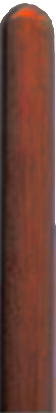
#> input picture mypys/resources/bara.png, 56 x 413 px, given in place of sky.png, which was not available
$ python hrznmkr.py   (Python 2 division)   (older library calls are emulated)
#> lines starting #> are read from the running program, lines starting #| are printed output that depends on the picture; pictures that were not available may be replaced by others from this repository, and a replacement may not be noted
# /usr/bin/env python3
# -*- coding: utf-8 -*-


# index points
import random
import uuid

import datetime

#posar a la image dades per a poder generar la imatge de nou
from PIL import Image, ImageDraw, ImageFont

from PIL import ImageFile
ImageFile.LOAD_TRUNCATED_IMAGES = True

CANVAS_NAME = 0
CANVAS_LEFT = 1
CANVAS_TOP = 2
CANVAS_WIDTH = 3
CANVAS_HEIGHT = 4
CANVAS_FILE_NAME = 5
CANVAS_COLOR = 6
#UBU
#resources = "/var/www/html/resources/"
#output = "/var/www/html/out/"/Users/lamaken/PycharmProjects/mypys

#ferhodinamic POSO NOM DEL L'ARXIU, DATA DE CREACIO
#MAC
resources = "/var/www/html/mypys/resources/"
output = "/var/www/html/mypys/out/"
# [6 lines of commented-out code are left out]

def random_color():
    levels = range(0, 255, 3)
    return tuple(random.choice(levels) for _ in range(3))


def random_interval(start, end):
#> in draw_canvas, `im = Image.new('RGB', canvas, self.backcolor)`: im: PIL image 1034x564 RGB; every value is 0
    if start == end:
        return start
    if end < start:
        result = random.choice(range(end, start))
    else:
        result = random.choice(range(start, end))
    return result


class Canvas(object):

    def __init__(self, canvas):
        self.name = canvas[CANVAS_NAME]
        self.left = canvas[CANVAS_LEFT]
        self.top = canvas[CANVAS_TOP]
        self.width = canvas[CANVAS_WIDTH]
        self.height = canvas[CANVAS_HEIGHT]
        self.file_name = canvas[CANVAS_FILE_NAME]
        self.color = canvas[CANVAS_COLOR]
        self.signature = self.name, self.left, self.top, self.width, self.height, self.file_name

        print('Canvas ', self.name, 'created')

    def draw_with_rectangles(self, draw):
        img_rectangle = ((self.width - 1, self.height - 1), (self.left + 1, self.top + 1))
        draw.rectangle(img_rectangle, fill=None, outline=(210, 130, 20, 255))

    def draw_with_images(self, hrzimg):
        img_size = (self.width - self.left, self.height - self.top)
        mask = Image.new('RGBA', img_size, self.color)
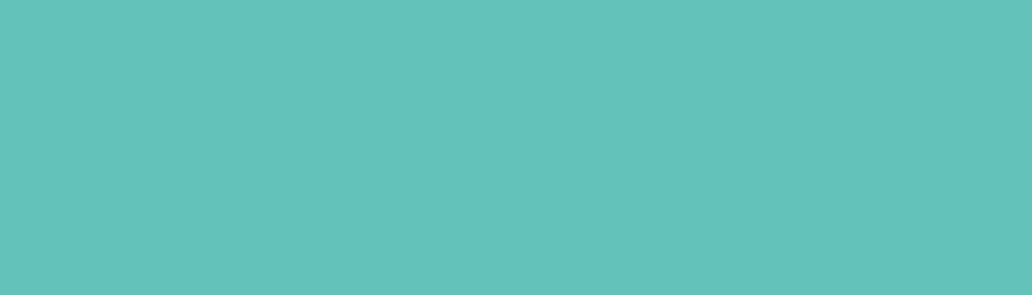
#> mask: PIL image 1032x295 RGBA; mean R, G, B, A 99, 195, 186, 255
        image = Image.open(resources + self.file_name).resize(img_size, Image.ANTIALIAS)
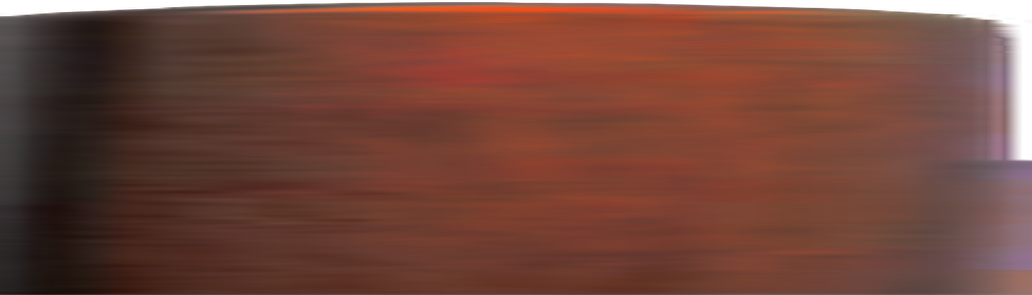
#> image: PIL image 1032x295 RGBA; mean R, G, B, A 106.7, 62.9, 51.5, 246.2; transparent parts drawn white
        canvas = Image.blend(mask, image, alpha=0.674)
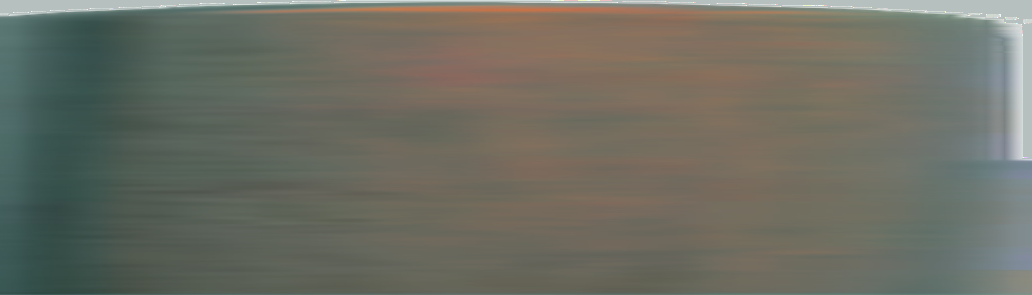
#> canvas: PIL image 1032x295 RGBA; mean R, G, B, A 103.7, 105.5, 94.9, 249; transparent parts drawn white
        hrzimg.paste(canvas, (self.left, self.top), image)
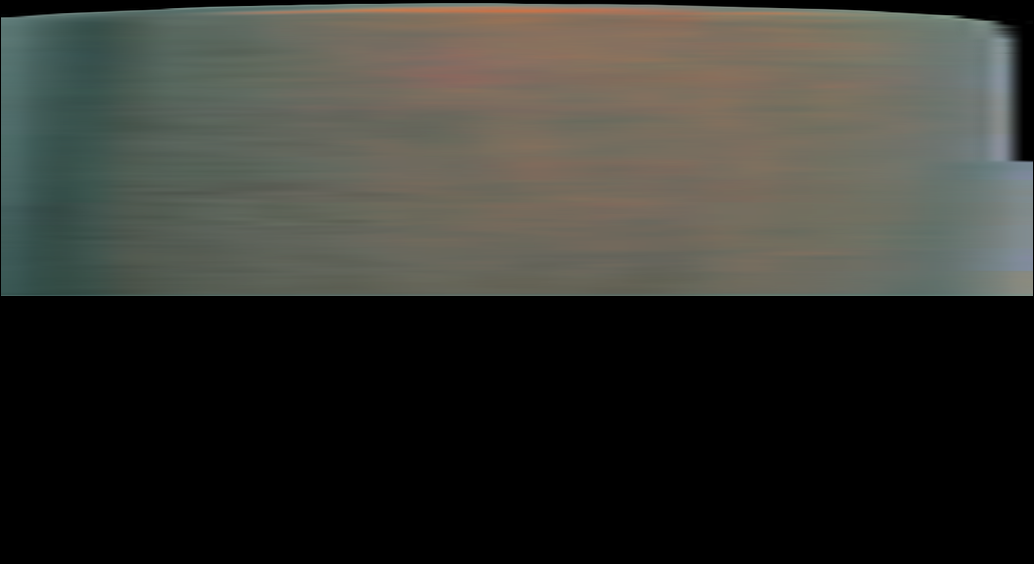
#> hrzimg: PIL image 1034x564 RGB; mean R, G, B 53, 53.5, 48

    def draw_with_text(self, draw):
        fnt = ImageFont.truetype('/usr/lib/jvm/java-8-oracle/jre/lib/fonts/LucidaSansRegular.ttf', 20)
        draw.text((self.left, self.top), self.name, font=fnt, fill=(255, 255, 255, 220))


class MainCanvas(object):
    def __init__(self, w, h):
        self.allCanvas = []
        self.unik = str(uuid.uuid4())[:8]
        self.height = h
        self.width = w
        self.backcolor = "black"

        print("MainCanvas start.")

    def get_filename(self):
        return output + self.unik + ".png"

    def draw_canvas(self):
        canvas = (self.width, self.height)
        im = Image.new('RGB', canvas, self.backcolor)  # transparent background color
        draw = ImageDraw.Draw(im)

        for index in range(len(self.allCanvas)):
            self.allCanvas[index].draw_with_images(im)
#> pass 2 of the loop in draw_canvas, `for index in range(len(self.allCanvas)):`:
#> in draw_with_images (call 2), `mask = Image.new('RGBA', img_size, self.color)`:
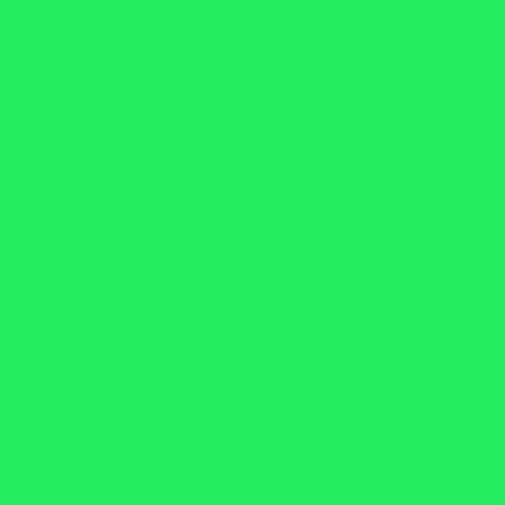
#> mask: PIL image 505x505 RGBA; mean R, G, B, A 36, 237, 96, 255
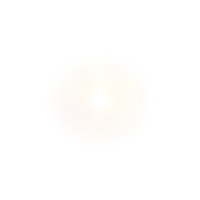
#> input picture mypys/resources/sun.png, 200 x 200 px, found by its file name
#> image: PIL image 505x505 RGBA
#> canvas: PIL image 505x505 RGBA
#> in draw_with_images (call 2), `hrzimg.paste(canvas, (self.left, self.top), image)`:
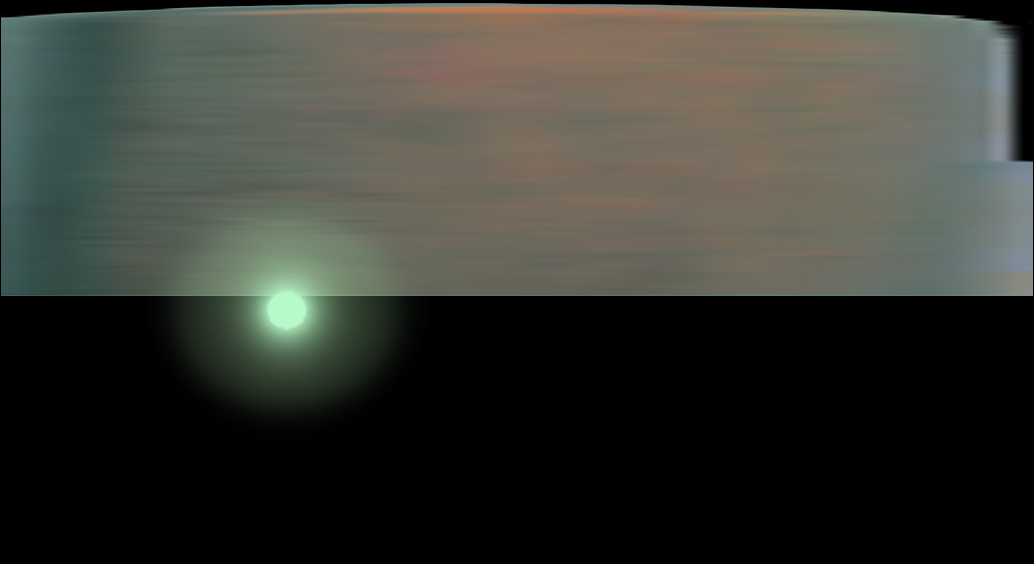
#> hrzimg: PIL image 1034x564 RGB; mean R, G, B 56, 57.6, 51
#> pass 3 of the loop in draw_canvas, `for index in range(len(self.allCanvas)):`:
#> in draw_with_images (call 3), `mask = Image.new('RGBA', img_size, self.color)`:
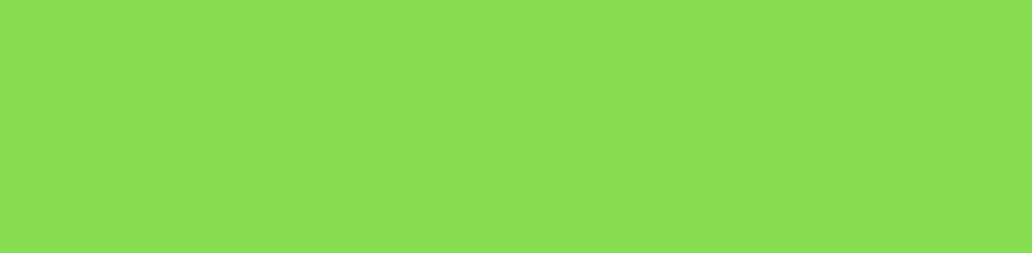
#> mask: PIL image 1032x253 RGBA; mean R, G, B, A 135, 222, 81, 255
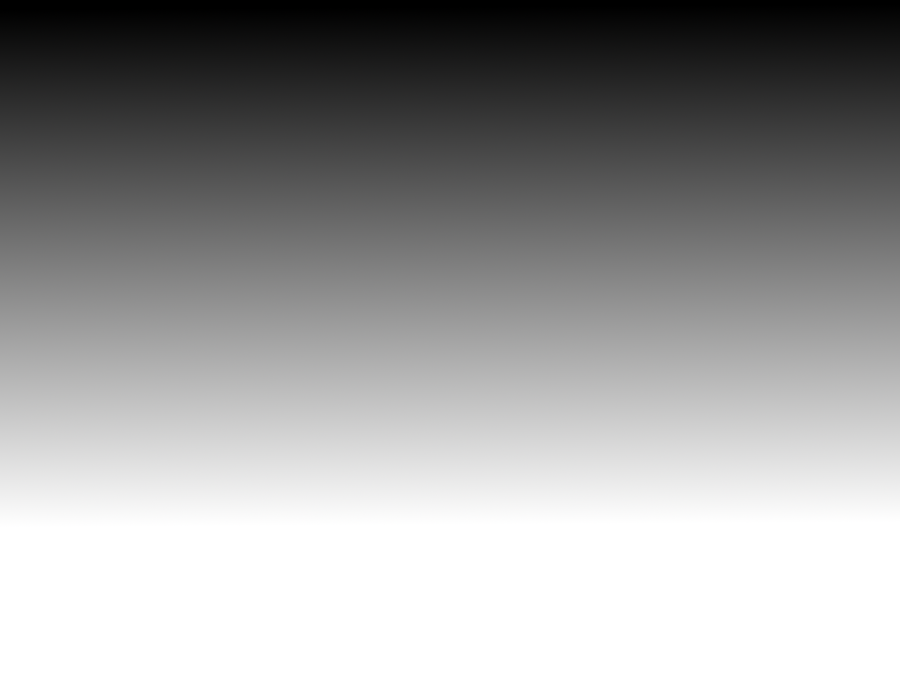
#> input picture mypys/resources/shadow.png, 1800 x 1350 px, found by its file name (shown at 1/2 size)
#> image: PIL image 1032x253 RGBA
#> canvas: PIL image 1032x253 RGBA
#> in draw_with_images (call 3), `hrzimg.paste(canvas, (self.left, self.top), image)`:
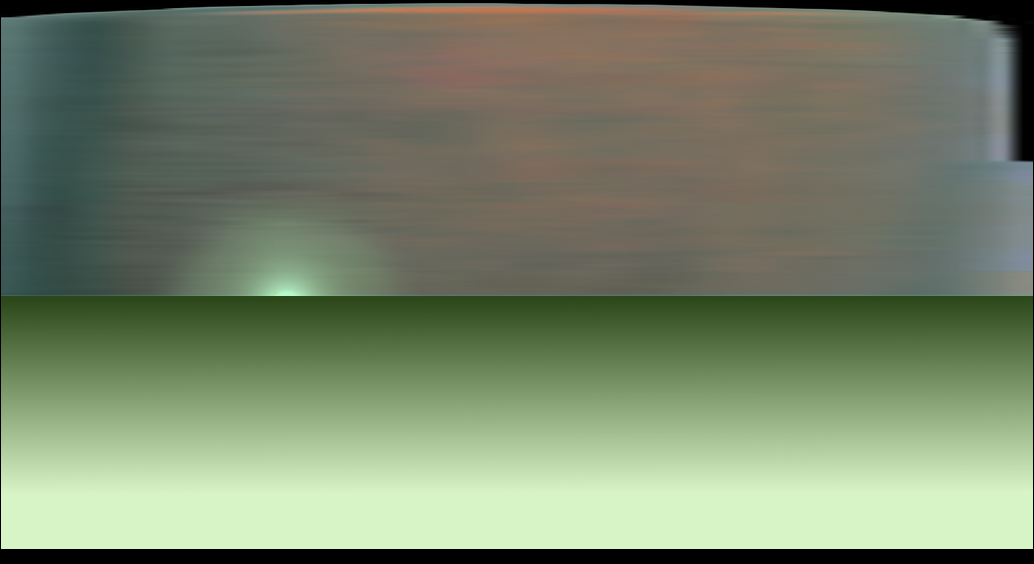
#> hrzimg: PIL image 1034x564 RGB; mean R, G, B 119.7, 133.4, 106.9
#> the loop made 8 passes; the first 3 are shown
            #self.allCanvas[index].draw_with_rectangles(draw)
            #self.allCanvas[index].draw_with_text(draw)

        #draw.text((self.width-97, self.height-13),"by hrznmkr ",fill=random_color())

        mydate = datetime.datetime.now().strftime("%A, %d. %B %Y")# %I:%M%p")
        draw.text((10, self.height - 13), mydate,fill=random_color())
        #draw.text((10   , self.height - 13), mydate + " / http://alkasoft.org/mypys/temp/" + self.unik+".png",fill=random_color())
        im.save(self.get_filename())
        im.show()
        del draw

        img_data = open(self.get_filename(), "rb").read()
        return img_data, 'inline; filename="' + self.unik + '.png"'

    def add(self, another_canvas):
        print "adding another canvas ... _ >> ", another_canvas.signature
        self.allCanvas.append(another_canvas)

    # H.M.T.
    # hand made tests


def genIm():

    BESTIDOR_1_FIGURA = (22, 16,"F1")
    BESTIDOR_1_PAISATGE = (22, 14,"P1")
    BESTIDOR_1_MARINA = (22, 12,"M1")
    # ...
    BESTIDOR_1 = (BESTIDOR_1_FIGURA, BESTIDOR_1_PAISATGE, BESTIDOR_1_MARINA)

    IMAGE_WIDTH = BESTIDOR_1_MARINA[0] *  47
    IMAGE_HEIGHT = BESTIDOR_1_MARINA[1] * 47

    PAL_WIDTH = random_interval(7,12)
    PAL_HEIGHT = int(IMAGE_HEIGHT / random_interval(5,10))

    # FER UN TEST DE TAMANYS COMPROVAR QUE 100X100 POT SER SI PADING...

    # -- padding
    PADDING_SIZE = (1, 1, 1, 15)

    PADDING_LEFT = 0
    PADDING_TOP = 1
    PADDING_RIGHT = 2
    PADDING_BOTTOM = 3

    BORDER_LEFT = 0
    BORDER_TOP = 1
    BORDER_WIDTH = 2
    BORDER_HEIGHT = 3

    border = (PADDING_SIZE[PADDING_LEFT],
              PADDING_SIZE[PADDING_TOP],
              IMAGE_WIDTH - PADDING_SIZE[PADDING_RIGHT],
              IMAGE_HEIGHT - PADDING_SIZE[PADDING_BOTTOM])

    # horizon line
    sky_height_top1 = int(border[BORDER_HEIGHT] / 1.3)-border[BORDER_HEIGHT]/4
    sky_height_top2 = int(border[BORDER_HEIGHT] / 1.3)

    sky_height = random_interval(sky_height_top1,sky_height_top2)
    # SUN >*<

    SUN_WIDTH = int(sky_height * 1.7145)
    SUN_HEIGHT = int(sky_height * 1.7145)

    SUN_SIZE = (SUN_WIDTH, SUN_HEIGHT)

    # def handler(req):
    img_sky = ("sky",
               border[BORDER_LEFT],
               border[BORDER_TOP],
               border[BORDER_WIDTH],
               border[BORDER_TOP] + sky_height,
               "sky.png",
               random_color(),)


#   img_land = ("land",
#                border[BORDER_LEFT],
#                border[BORDER_TOP] + sky_height,
#                border[BORDER_WIDTH],
#                border[BORDER_HEIGHT],
#                "terrain.png",
#                random_color(),)

    #
    img_land = ("land",
                    border[BORDER_LEFT],
                    border[BORDER_TOP] + sky_height,
                    border[BORDER_WIDTH],
                    border[BORDER_HEIGHT],
                    "terrain.png",
                    random_color(),)


    img_shadow = ("shadow",
                  border[BORDER_LEFT],
                  border[BORDER_TOP] + sky_height,
                  border[BORDER_WIDTH],
                  border[BORDER_HEIGHT],
                  "shadow.png",
                  random_color(),)

    # SUN_POSITION = (border[BORDER_WIDTH] / 2 - SUN_WIDTH / 2, )

    interval_1 = int(border[BORDER_TOP] - SUN_SIZE[1] / 2.5)
    interval_2 = border[BORDER_HEIGHT] - img_land[4] / 2 - SUN_SIZE[1] / 4

    SUN_POSITION = random_interval(interval_1, interval_2)

    interval_1 = -SUN_WIDTH / 2 + border[BORDER_LEFT]
    interval_2 = border[BORDER_WIDTH] - SUN_WIDTH / 2

    print(interval_1, interval_2)

    SOL_RANDOM_LEFT = random_interval(interval_1, interval_2)

    interval_1 = border[BORDER_LEFT] + (IMAGE_WIDTH / 15)
    interval_2 = border[BORDER_WIDTH] - (IMAGE_WIDTH / 7)
    PAL_RANDOM_LEFT = random_interval(interval_1, interval_2)

    PAL_RANDOM_TOP1 = img_sky[4] - PAL_HEIGHT + 3
    PAL_RANDOM_TOP2 = border[BORDER_HEIGHT] - PAL_HEIGHT - (IMAGE_HEIGHT / 20)
    PAL_RANDOM_TOP = random_interval(PAL_RANDOM_TOP1, PAL_RANDOM_TOP2)

    SOL_RANDOM_TOP = SUN_POSITION

    img_sun = ("sun",
               SOL_RANDOM_LEFT,
               SOL_RANDOM_TOP,
               SOL_RANDOM_LEFT + SUN_SIZE[0],
               SOL_RANDOM_TOP + SUN_SIZE[1],
               "sun.png",
               random_color(),)

    img_bara = ("bara",
                PAL_RANDOM_LEFT,
                PAL_RANDOM_TOP,
                PAL_RANDOM_LEFT + PAL_WIDTH,
                PAL_RANDOM_TOP + PAL_HEIGHT,
                "poste.png",
                random_color(),)

    # test noms repetits

    if img_bara[1] < SOL_RANDOM_LEFT + SUN_WIDTH / 2:

        img_bara_shadow = ("bara_shadow2",
                           border[BORDER_LEFT] + (IMAGE_WIDTH / 20),
                           img_bara[4] - 5,
                           img_bara[1] + 7,
                           img_bara[4] + 5,
                           "bara_shadow_hor.png",
                           "black",)
    else:
        img_bara_shadow = ("bara_shadow1",
                           img_bara[1] + 5,
                           img_bara[4] - 3,
                           border[BORDER_WIDTH] - (IMAGE_WIDTH / 7),
                           img_bara[4]+2,
                           "bara_shadow_hor.png",
                           "black",)

    img_border = ("border",
                  border[BORDER_LEFT] - PADDING_LEFT,
                  border[BORDER_TOP],
                  border[BORDER_WIDTH],
                  border[BORDER_HEIGHT],
                  "border.png",
                  "gold")

    img_lienzo = ("lienzo",
                  border[BORDER_LEFT] - PADDING_LEFT,
                  border[BORDER_TOP],
                  border[BORDER_WIDTH],
                  border[BORDER_HEIGHT],
                  "lienzo.png",
                  random_color(),)

    firma_width= 45
    firma_height = 52

    img_firma = ("firma",
                  border[BORDER_WIDTH]-border[BORDER_WIDTH]/20-firma_width,
                  border[BORDER_HEIGHT]-border[BORDER_HEIGHT]/20-firma_height+25,
                  border[BORDER_WIDTH]-border[BORDER_WIDTH]/20-firma_width+50,
                  border[BORDER_HEIGHT]-border[BORDER_HEIGHT]/20-firma_height+50,
                  "firma.png",
                  random_color(),)


    main = MainCanvas(IMAGE_WIDTH, IMAGE_HEIGHT)

    main.add(Canvas(img_sky))
    main.add(Canvas(img_sun))


    main.add(Canvas(img_shadow))
    main.add(Canvas(img_land))

    main.add(Canvas(img_bara_shadow))


    main.add(Canvas(img_firma))
    main.add(Canvas(img_bara))
    main.add(Canvas(img_lienzo))
    #

    main.add(Canvas(img_border))

    return main.draw_canvas()


def handler(req):
    returned_data = genIm()
    req.content_disposition = returned_data[1]
    req.content_type = "image/png"
    req.content_length = str(len(returned_data[0]))
    req.write(returned_data[0])
    req.headers_out['content-disposition']=returned_data[1]

    return req.OK


print "Only to handle http requests"

#> (the run stopped early here; a loop or call above may not have finished)
